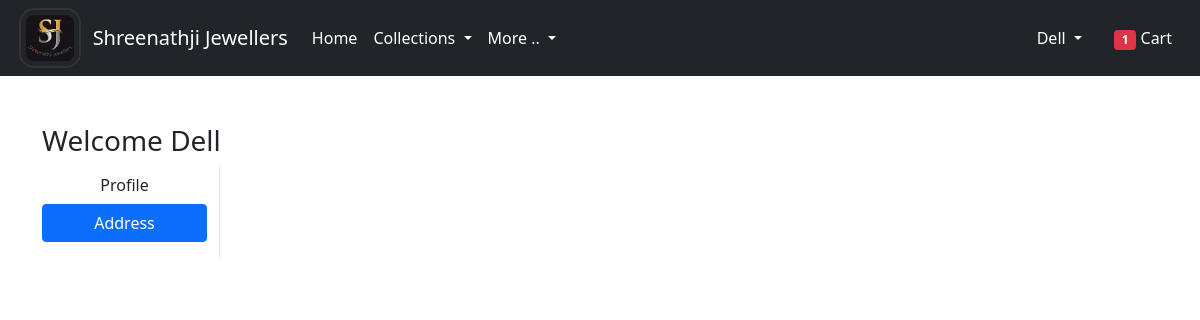
Before: /address/ (signed in) with the older database file.
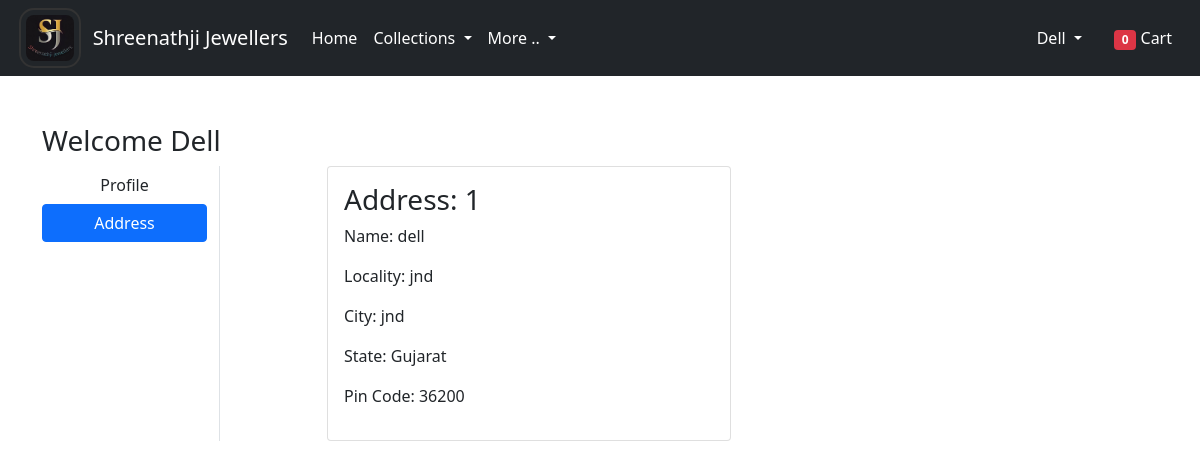
After: the same page with the newer database file.
### app/models.py (models this page shows, shortened)
class Customer(models.Model):
 user = models.ForeignKey(User, on_delete=models.CASCADE)
 name = models.CharField(max_length=200)
 locality = models.CharField(max_length=200)
 city = models.CharField(max_length=50)
 zipcode = models.IntegerField()
 state = models.CharField(choices=STATE_CHOICES, max_length=50)

### app/views.py (the view)
# urls.py: path('address/', views.address, name='address'),
@login_required
def address(request):
	totalitem = 0
	if request.user.is_authenticated:
		totalitem = len(Cart.objects.filter(user=request.user))
	add = Customer.objects.filter(user=request.user)
	return render(request, 'app/address.html', {'add':add, 'active':'btn-primary', 'totalitem':totalitem})

### app/templates/app/address.html (shortened to what this page needs)
{% extends 'app/base.html' %}
{% load static %}
{% block main-content %}
<div class="container my-5">
 <div class="row">
 <h3>Welcome <span class="text-capitalize">{{request.user}}</span></h3>
  <div class="col-sm-2 border-end">
   <ul class="list-unstyled">
    <li class="d-grid"><a href="{% url 'profile' %}" class="btn">Profile</a></li>
    <li class="d-grid"><a href="{% url 'address' %}" class="btn {{active}}">Address</a></li>
   </ul>
  </div>
  <div class="col-sm-9 offset-sm-1">
   <div class="row">
    {% for ad in add %}
     <div class="col-sm-6">
     <div class="card">
      <div class="card-body">
       <h3>Address: {{ forloop.counter }}</h3>
       <p>Name: {{ad.name}}</p>
       <p>Locality: {{ad.locality}}</p>
       <p>City: {{ad.city}}</p>
       <p>State: {{ad.state}}</p>
       <p>Pin Code: {{ad.zipcode}}</p>
      </div>
     </div>
    </div>
    {% endfor %}
   </div>
  </div>
 </div>
</div>
{% endblock main-content %}

### app/templates/app/base.html (shortened to what this page needs)
<!doctype html>
{% load static %}
<html lang="en">
  <head>
    <link href="https://cdn.jsdelivr.net/npm/bootstrap@5.0.0-beta1/dist/css/bootstrap.min.css" rel="stylesheet">
    <link rel="stylesheet" href="{% static 'app/css/owl.carousel.min.css' %}">
    <link rel="stylesheet" href="{% static 'app/css/all.min.css' %}">
    <link rel="stylesheet" href="{% static 'app/css/style.css' %}">
  </head>
  <body>
    <nav class="navbar navbar-expand-lg navbar-dark bg-dark">
      &nbsp &nbsp &nbsp<img src="{% static 'app/images/logo/logo.jpeg' %}" height="60px" style="border: 2px solid #333; border-radius: 15px; padding: 5px;">
     <div class="container">
       <a class="navbar-brand" href="/">Shreenathji Jewellers</a>
       <div class="collapse navbar-collapse" id="navbarSupportedContent">
         <ul class="navbar-nav me-auto mb-2 mb-lg-0">
           <li class="nav-item">
             <a class="nav-link active" aria-current="page" href="/">Home</a>
           </li>
           <li class="nav-item dropdown">
             <a class="nav-link dropdown-toggle text-white" href="#" id="electronicsDropdown" role="button" data-bs-toggle="dropdown" aria-expanded="false">
               Collections
             </a>
           </li>
           <li class="nav-item dropdown">
            <a class="nav-link dropdown-toggle text-white" href="#" id="electronicsDropdown" role="button" data-bs-toggle="dropdown" aria-expanded="false">
              More ..
            </a>
         </ul>
         <div>
          <ul class="navbar-nav me-auto mb-2 mb-lg-0">
          {% if request.user.is_authenticated %}
           <li class="nav-item dropdown mx-2">
              <a class="nav-link dropdown-toggle text-white" href="#" id="profileDropdown" role="button" data-bs-toggle="dropdown" aria-expanded="false">
                {{request.user.username|capfirst}}
              </a>
            </li>
            <li class="nav-item mx-2">
              <a href="{% url 'showcart' %}" class="nav-link text-white"><span class="badge bg-danger">{{totalitem}}</span> Cart </a>
            </li>
            {% endif %}
          </ul>
         </div>
       </div>
     </div>
    </nav>
    {% block main-content %} {% endblock main-content %}
  </body>
</html>

Changed rows visible on the page:
added Customer: name "dell", locality "jnd", city "jnd", state "Gujarat", zipcode "36200"
Other visible differences:
{{ totalitem }}: "1" → "0"
